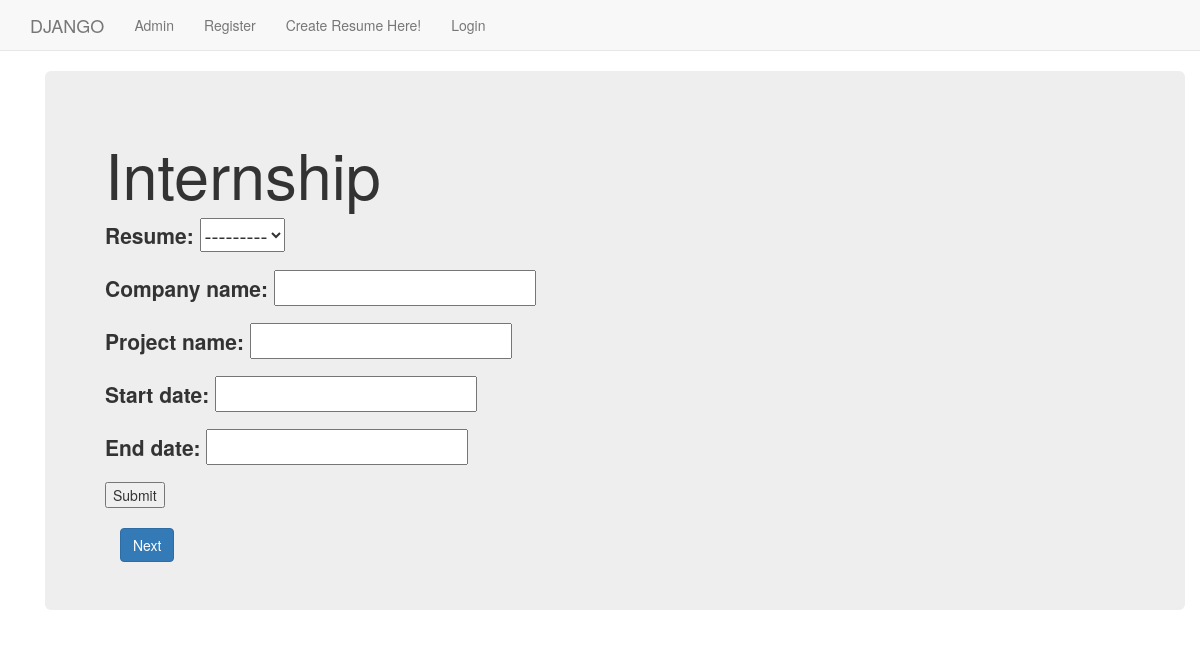
/dappx/internship/, run on an earlier commit of the app's database.
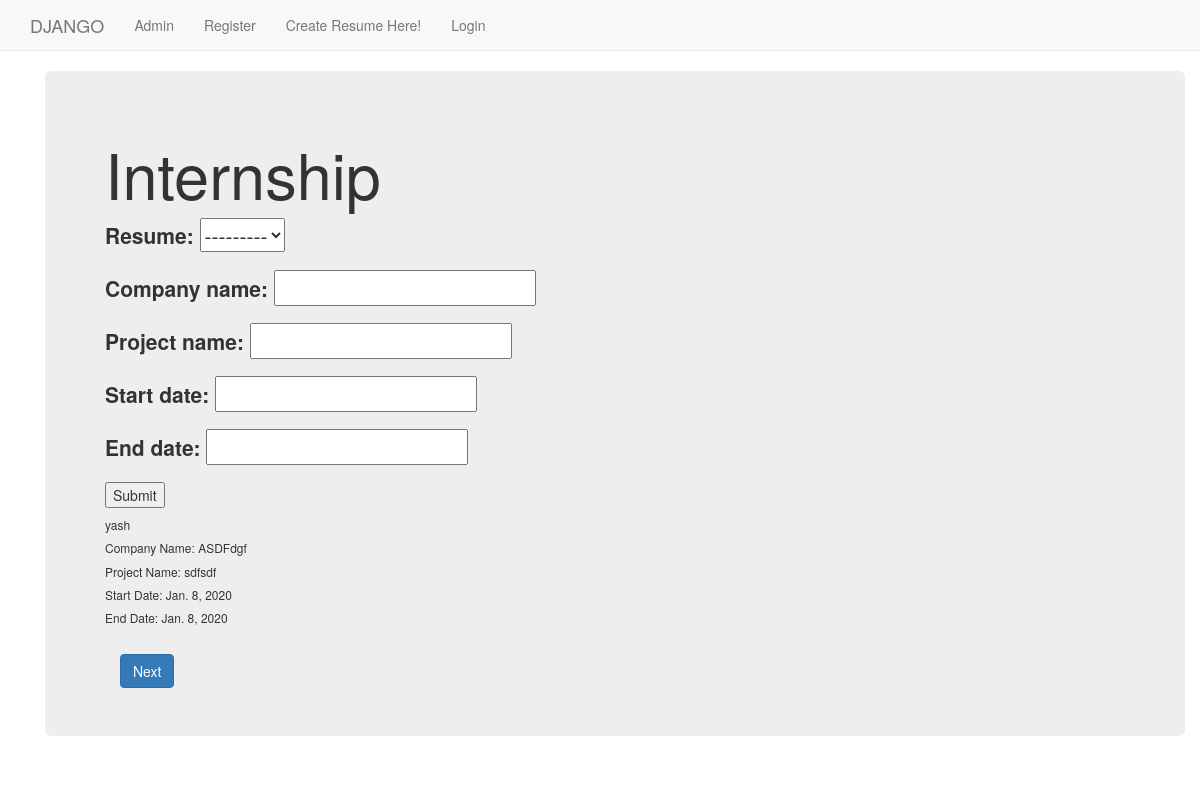
And on a later commit of the database.
### dappx/models.py (models this page shows)
class Internship(models.Model):
    resume = models.ForeignKey(Resume, on_delete=models.CASCADE, blank=True)
    company_name = models.CharField(max_length=255, blank=True)
    project_name = models.CharField(max_length=255, blank=True)
    start_date = models.DateField(null=True, blank=True)
    end_date = models.DateField(null=True, blank=True)

class Resume(models.Model):
    name = models.CharField(max_length=255)
    created_at = models.DateTimeField(auto_now_add=True, editable=False)
    updated_at = models.DateTimeField(auto_now=True)
    user = models.ForeignKey(User, on_delete=models.CASCADE, blank=True)
    def __str__(self):
        return self.name

### dappx/views.py (the view, shortened to what this page needs)
class InternshipView(TemplateView):
    template_name = 'dappx/internship.html'
    def get(self, request):
        form = InternshipForm()
        qs = Internship.objects.all()
        args = {'form': form, 'qs': qs}
        return render(request, self.template_name, args)

### dappx/forms.py
class InternshipForm(forms.ModelForm):
    project_name = forms.CharField()
    class Meta:
        model = Internship
        fields = "__all__"

### templates/dappx/internship.html (shortened to what this page needs)
{% extends "dappx/base.html" %}
{% load static %}
{% block body_block %}
<div class="container">
    <div class="jumbotron">
        <h1>Internship</h1>
        <form method="post">
            {{ form.as_p }}
            <input type="submit" value="Submit">
        </form>
        {% for q in qs %}
        <h6>{{ q.resume }}</h6>
        <h6>Company Name: {{ q.company_name }}</h6>
        <h6>Project Name: {{ q.project_name }}</h6>
        <h6>Start Date: {{ q.start_date }}</h6>
        <h6>End Date: {{ q.end_date }}</h6>
        {% endfor %}
        <div class="container"><br>
            <a class="btn btn-primary" href="/dappx/achievement">Next</a>
    </div>
</div>
</div>
{% endblock %}

What changed in the data, as far as the page shows it:
added Internship: resume "yash", company_name "ASDFdgf", project_name "sdfsdf", start_date "Jan. 8, 2020", end_date "Jan. 8, 2020"
